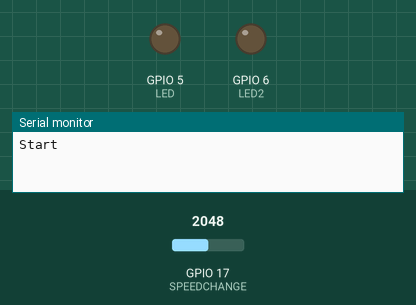
Simulated run of this program. Board: ESP32-S3. Parts: output pins drawn as LEDs (lit = HIGH), the last lines printed to the serial monitor. The test bench sets the inputs (shaded band); at power-on: GPIO 17 (SPEEDCHANGE) = 2048.

Above: at 0.1 s.
At 46.3 s:
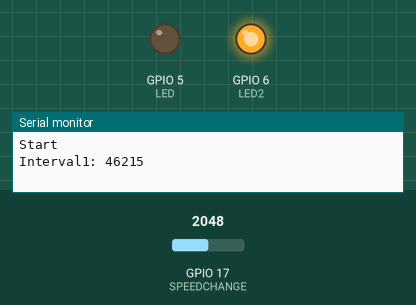
At 92.5 s:
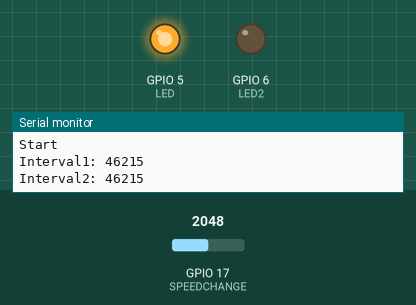
Timing chart, 0 to 94.0 s (numbered marks = the images above):
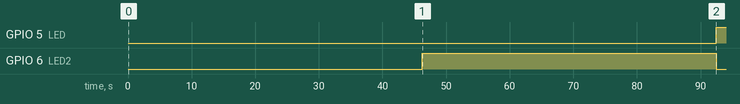

Measured:
- by itself, GPIO 5 (LED): LOW → HIGH at 92.4 s
- by itself, GPIO 6 (LED2): LOW → HIGH at 46.2 s, → LOW 46.2 s later

The program:

main.cpp
```cpp
#include <Arduino.h>


#define LED (5)
#define LED2 (6)
#define BLINK_DELAY_MS (125)
#define BAUDRATE (115200)
#define SPEEDCHANGE (17)
bool switchState = false;
uint32_t startTime = 0;
uint32_t lastTime = 0;
uint32_t interval = 0;
void setup() {

  pinMode(LED,OUTPUT);
  pinMode(LED2,OUTPUT);
  pinMode(SPEEDCHANGE,INPUT_PULLDOWN);
  // put your setup code here, to run once:
 Serial.begin(BAUDRATE);
 Serial.println("Start");
 startTime = millis();

}


void loop() {

  int speedChange=analogRead(SPEEDCHANGE);
  interval = BLINK_DELAY_MS+map(speedChange,20,64,0,1000);
  if (!switchState&& (millis() - lastTime) >= interval)
  {
    digitalWrite(LED,LOW);
    digitalWrite(LED2,HIGH);
    switchState = true;
    Serial.print("Interval1: ");
    Serial.println(interval);
    lastTime = millis();
  }
  if (switchState && (millis() - lastTime) >= interval)
  {
    digitalWrite(LED,HIGH);
    digitalWrite(LED2,LOW);
    switchState = false;
    Serial.print("Interval2: ");
    Serial.println(interval);
    lastTime = millis();
  }

}
```
